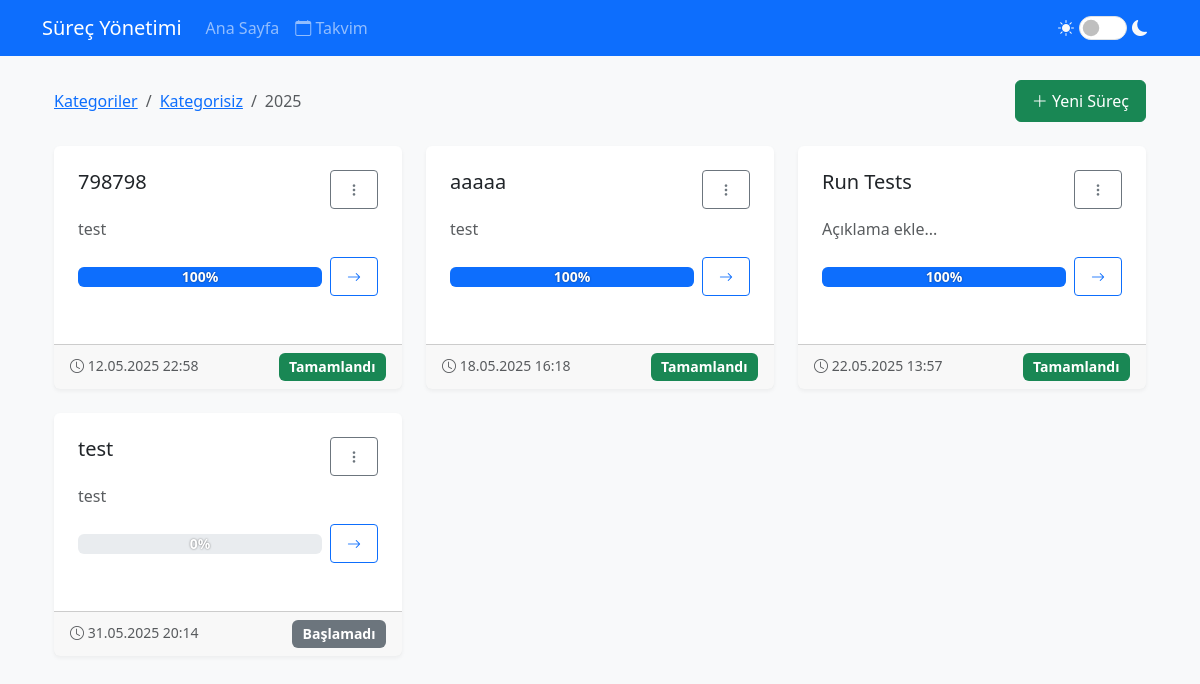
Screenshot of /uncategorized/2025 with the database file from the repository.
### app.py (models this page shows, shortened)
class Process(db.Model):
    id = db.Column(db.Integer, primary_key=True)
    name = db.Column(db.String(100), nullable=False)
    description = db.Column(db.Text)
    created_at = db.Column(db.DateTime, default=datetime.now)
    is_started = db.Column(db.Boolean, default=False)
    started_at = db.Column(db.DateTime)
    version = db.Column(db.Integer, nullable=False, default=1)
    year = db.Column(db.Integer, nullable=False, default=lambda: datetime.now().year)
    category_id = db.Column(db.Integer, db.ForeignKey('process_category.id', name='fk_process_category'), nullable=True)
    steps = db.relationship('Step', backref='process', lazy=True, cascade='all, delete-orphan')
    def get_completion_percentage(self):
        all_steps = []
        main_steps = Step.query.filter_by(process_id=self.id, parent_id=None).all()
        for main_step in main_steps:
            all_steps.append(main_step)
            substeps = Step.query.filter_by(process_id=self.id).filter(Step.parent_id == main_step.id).all()
            all_steps.extend(substeps)
            for substep in substeps:
                sub_substeps = Step.query.filter_by(process_id=self.id).filter(Step.parent_id == substep.id).all()
                all_steps.extend(sub_substeps)
        total_steps = len(all_steps)
        if total_steps == 0:
            return 0
        completed_steps = sum(1 for step in all_steps if step.status == 'done')
        return int((completed_steps / total_steps) * 100)
    def get_status(self):
        if not self.is_started:
            return 'not_started'
        all_steps = []
        main_steps = Step.query.filter_by(process_id=self.id, parent_id=None).all()
        for main_step in main_steps:
            all_steps.append(main_step)
            substeps = Step.query.filter_by(process_id=self.id).filter(Step.parent_id == main_step.id).all()
            all_steps.extend(substeps)
            for substep in substeps:
                sub_substeps = Step.query.filter_by(process_id=self.id).filter(Step.parent_id == substep.id).all()
                all_steps.extend(sub_substeps)
        if not all_steps:
            return 'empty'
        all_done = all(step.status == 'done' for step in all_steps)
        has_in_progress = any(step.status == 'in_progress' for step in all_steps)
        has_waiting = any(step.status == 'waiting' for step in all_steps)
        if all_done:
            return 'done'
        elif has_in_progress:
            return 'in_progress'
        elif has_waiting:
            return 'waiting'
        else:
            return 'not_started'

class Step(db.Model):
    id = db.Column(db.Integer, primary_key=True)
    step_number = db.Column(db.Integer)
    name = db.Column(db.String(100), nullable=False)
    description = db.Column(db.Text)
    type = db.Column(db.String(50))
    file_path = db.Column(db.String(255))
    order = db.Column(db.Integer)
    parent_id = db.Column(db.Integer, db.ForeignKey('step.id', ondelete='CASCADE'), nullable=True)
    process_id = db.Column(db.Integer, db.ForeignKey('process.id', ondelete='CASCADE'), nullable=False)
    responsible = db.Column(db.String(100))
    status = db.Column(db.String(20), default='not_started')
    version = db.Column(db.Integer, nullable=False, default=1)
    deadline = db.Column(db.DateTime, nullable=True)
    dependencies = db.relationship('StepDependency',
                                 foreign_keys='StepDependency.step_id',
                                 backref='dependent_step',
                                 lazy=True,
                                 cascade='all, delete-orphan')
    sub_steps = db.relationship('Step',
                              backref=db.backref('parent', remote_side=[id]),
                              lazy=True,
                              cascade='all, delete-orphan')
    variables = db.relationship('StepVariable',
                              backref='step',
                              lazy=True,
                              cascade='all, delete-orphan')
    completed_at = db.Column(db.DateTime)

### app.py (the view)
@app.route('/uncategorized/<int:year>')
def uncategorized_processes(year):
    processes = Process.query.filter_by(category_id=None, year=year).all()
    all_categories = ProcessCategory.query.all()
    current_year = datetime.now().year
    return render_template('process_list.html',
                         year=year,
                         processes=processes,
                         is_uncategorized=True,
                         all_categories=all_categories,
                         current_year=current_year)

### app.py (called while the page is built)
@app.template_filter('format_datetime')
def format_datetime(value):
    if not value:
        return ''
    try:
        if isinstance(value, str):
            dt = datetime.strptime(value, '%Y-%m-%d %H:%M:%S')
        else:
            dt = value
        return dt.strftime('%d.%m.%Y %H:%M')
    except:
        return value

@app.before_request
def before_request():
    if not getattr(app, '_got_first_request', False):
        check_process_status()
        app._got_first_request = True

### templates/process_list.html (shortened to what this page needs)
{% extends "base.html" %}
{% block content %}
<div class="container mt-4">
    <div class="d-flex justify-content-between align-items-center mb-4">
        <nav aria-label="breadcrumb">
            <ol class="breadcrumb mb-0">
                <li class="breadcrumb-item"><a href="{{ url_for('index') }}">Kategoriler</a></li>
                {% if is_uncategorized %}
                <li class="breadcrumb-item"><a href="{{ url_for('uncategorized_years') }}">Kategorisiz</a></li>
                {% else %}
                <li class="breadcrumb-item"><a href="{{ url_for('category_years', category_id=category.id) }}">{{
                        category.name }}</a></li>
                {% endif %}
                <li class="breadcrumb-item active">{{ year }}</li>
            </ol>
        </nav>
        <div>
            <a href="{{ url_for('new_process') }}" class="btn btn-success">
                <i class="bi bi-plus-lg"></i> Yeni Süreç
            </a>
        </div>
    </div>
    <div class="row row-cols-1 row-cols-md-2 row-cols-lg-3 g-4">
        {% for process in processes %}
        <div class="col">
            <div class="card h-100 process-card">
                <div class="card-body">
                    <div class="d-flex justify-content-between align-items-start mb-2">
                        <h5 class="card-title mb-0">
                            <span class="editable process-name" data-process-id="{{ process.id }}">{{ process.name
                                }}</span>
                        </h5>
                        <div class="dropdown">
                            <button class="btn btn-sm btn-outline-secondary" type="button" data-bs-toggle="dropdown">
                                <i class="bi bi-three-dots-vertical"></i>
                            </button>
                        </div>
                    </div>
                    <p class="card-text text-muted">
                        <span class="editable process-description" data-process-id="{{ process.id }}">
                            {{ process.description or 'Açıklama ekle...' }}
                        </span>
                    </p>
                    <div class="d-flex justify-content-between align-items-center">
                        <div class="progress flex-grow-1 me-2">
                            <div class="progress-bar" role="progressbar"
                                aria-valuenow="{{ process.get_completion_percentage() }}" aria-valuemin="0"
                                aria-valuemax="100" style="width: {{ process.get_completion_percentage() }}%">
                                <span class="progress-text">{{ process.get_completion_percentage() }}%</span>
                            </div>
                        </div>
                        <a href="{{ url_for('process_detail', process_id=process.id) }}"
                            class="btn btn-sm btn-outline-primary">
                            <i class="bi bi-arrow-right"></i>
                        </a>
                    </div>
                </div>
                <div class="card-footer">
                    <small class="text-muted">
                        <i class="bi bi-clock"></i> {{ process.created_at|format_datetime }}
                    </small>
                    <span class="float-end">
                        {% if process.get_status() == 'done' %}
                        <span class="badge bg-success">Tamamlandı</span>
                        {% elif process.get_status() == 'in_progress' %}
                        <span class="badge bg-primary">Devam Ediyor</span>
                        {% elif process.get_status() == 'waiting' %}
                        <span class="badge bg-warning">Beklemede</span>
                        {% else %}
                        <span class="badge bg-secondary">Başlamadı</span>
                        {% endif %}
                    </span>
                </div>
            </div>
        </div>
        {% endfor %}
    </div>
</div>
{% endblock %}

### static/css/style.css (style rules this page uses)
body { background-color: #f8f9fa; }
.card-body { padding: 1.5rem; }
.card { box-shadow: 0 0.125rem 0.25rem rgba(0, 0, 0, 0.075); border: none; margin-bottom: 1.5rem; }
.badge { font-size: 0.875rem; padding: 0.5em 0.75em; }
.btn { padding: 0.5rem 1rem; margin: 0; }
.btn i { transition: transform 0.2s ease; }
.dropdown { position: relative; }
.card { overflow: visible; }
.card-body { overflow: visible; }

### templates/process_list.html (style rules this page uses)
.process-card { transition: transform 0.2s; border: none; box-shadow: 0 2px 4px rgba(0, 0, 0, 0.05); }
.editable { cursor: pointer; position: relative; }
.progress { position: relative; height: 20px; }
.progress-bar { transition: width 0.3s ease; }
.progress-text { position: absolute; width: 100%; left: 0; text-align: center; line-height: 20px; color: #fff; font-weight: 700; font-size: 0.875rem; z-index: 1; text-shadow: 0 0 2px rgba(0, 0, 0, 0.5); }

### rows the page displays
Process: name "798798", description "test", get_completion_percentage "100", created_at "12.05.2025 22:58", is_started "Tamamlandı"
Process: name "aaaaa", description "test", get_completion_percentage "100", created_at "18.05.2025 16:18", is_started "Tamamlandı"
Process: name "Run Tests", description "Açıklama ekle...", get_completion_percentage "100", created_at "22.05.2025 13:57", is_started "Tamamlandı"
Process: name "test", description "test", get_completion_percentage "0", created_at "31.05.2025 20:14", shows "Başlamadı"

### other values shown
{{ year }} "2025"
